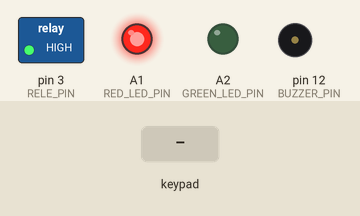
Recording of a sketch running on a simulated Arduino Uno, built with avr-gcc and run on an emulated ATmega328P. Shown: switched loads named in the sketch (green lamp = pin HIGH), output pins drawn as LEDs (lit = HIGH), buzzer (waves = sounding). Inputs (shaded band) come from the test bench.

Above: at 2.0 s.
2.1 s: key '*' pressed
At 2.5 s:
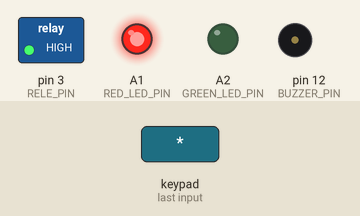
5.1 s: keypad keys 1 1 1 0 9 8 pressed 0.4 s apart
At 7.4 s:
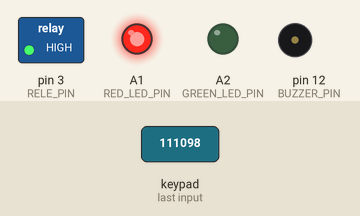
Timing chart, 0 to 8.9 s (numbered marks = the images above; inputs shaded):
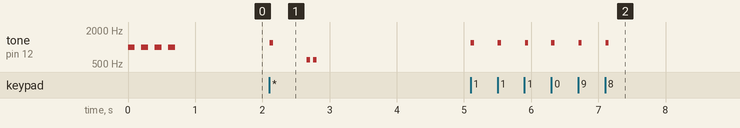

Measured:
- after the input at 2.1 s, tone on pin 12 (BUZZER_PIN): plays 1200 Hz for 0.05 s, 600 Hz for 0.05 s, 600 Hz for 0.05 s, starting at once
- after the input at 5.1 s, tone on pin 12 (BUZZER_PIN): alternates 1200 Hz for 0.05 s and silent for 0.35 s, 12 changes in all, then stays silent, starting at once

The sketch:

CodeBox.ino
```cpp
#include <Keypad.h> // Подключаем библиотеку

#define BUZZER_PIN 12
#define RELE_PIN 3
#define RED_LED_PIN A1
#define GREEN_LED_PIN A2

const byte ROWS = 4; // 4 строки
const byte COLS = 4; // 4 столбца
char keys[ROWS][COLS] = {
  {'1','2','3','A'},
  {'4','5','6','B'},
  {'7','8','9','C'},
  {'*','0','#','D'}
};
byte rowPins[ROWS] = {11,10, 9, 8};
byte colPins[COLS] = {7, 6, 5, 4};
Keypad keypad = Keypad(makeKeymap(keys), rowPins, colPins, ROWS, COLS );

bool isLockClosed = true;
const byte SERIS_LENGTH = 8;
const byte SERIES[SERIS_LENGTH] = {9,1,7,5,3,4,6,6};
byte userSeries[SERIS_LENGTH];
byte userSeriesIndex = 0;

void setup(){
  configurePinMode();
  closeLock();
  makeStartSound();
}

void loop(){
  char key = keypad.getKey();
  if (key){
    onKeyPressed(key);
  }
}

void configurePinMode(){
  pinMode(BUZZER_PIN, OUTPUT);
  pinMode(RELE_PIN, OUTPUT);
  pinMode(RED_LED_PIN, OUTPUT);
  pinMode(GREEN_LED_PIN, OUTPUT);
}

void onKeyPressed(char key){
  makeShortSound(1200);
  if(key == '*'){
    onSequenceEntered();
  }
  else{
    addKey(key);
  }
}

void onSequenceEntered(){
  if(isSequenceCorrect()){
    onCorrectSequence();
  }
  else{
    onErrorSequence();
  }
  clearUserSequence();
}

void addKey(char key){
  userSeries[userSeriesIndex++] = (int)key - 48;
  if(userSeriesIndex == SERIS_LENGTH){
    userSeriesIndex = 0;
  }
}

bool isSequenceCorrect(){
  for(int i = 0; i < SERIS_LENGTH; i++){
    if(userSeries[i] != SERIES[i]){
      return false;
    }
  }
  return true;
}

void onCorrectSequence(){
  delay(500);
  makeFinishSound();
  for(;;){
    toggleLock();
    delay(4000);
  }
}

void onErrorSequence(){
  delay(500);
  makeErrorSound();
}

void clearUserSequence(){
  for(int i = 0; i < SERIS_LENGTH; i++){
    userSeries[i] = 0;
  }
  userSeriesIndex = 0;
}

void makeLongSound(int frequency){
  tone(BUZZER_PIN ,frequency, 100);
  delay(100);
}

void makeShortSound(int frequency){
  tone(BUZZER_PIN ,frequency, 50);
  delay(50);
}

void makeFinishSound(){
  makeLongSound(1200);
  delay(100);
  makeLongSound(1200);
  delay(100);
  makeLongSound(1200);
}

void makeErrorSound(){
  makeShortSound(600);
  delay(50);
  makeShortSound(600);
}

void makeStartSound(){
  makeLongSound(1000);
  delay(100);
  makeLongSound(1000);
  delay(100);
  makeLongSound(1000);
  delay(100);
  makeLongSound(1000);
  delay(100);
}

void openLock(){
  digitalWrite(RELE_PIN, LOW);
  isLockClosed = false;
  greenLedOn();
}

void closeLock(){
  digitalWrite(RELE_PIN, HIGH);
  isLockClosed = true;
  redLedOn();
}

void toggleLock(){
  if(isLockClosed){
    openLock();
  }
  else{
    closeLock();
  }
}

void greenLedOn(){
  digitalWrite(RED_LED_PIN, LOW);
  digitalWrite(GREEN_LED_PIN, HIGH);
}

void redLedOn(){
  digitalWrite(RED_LED_PIN, HIGH);
  digitalWrite(GREEN_LED_PIN, LOW);
}
```
